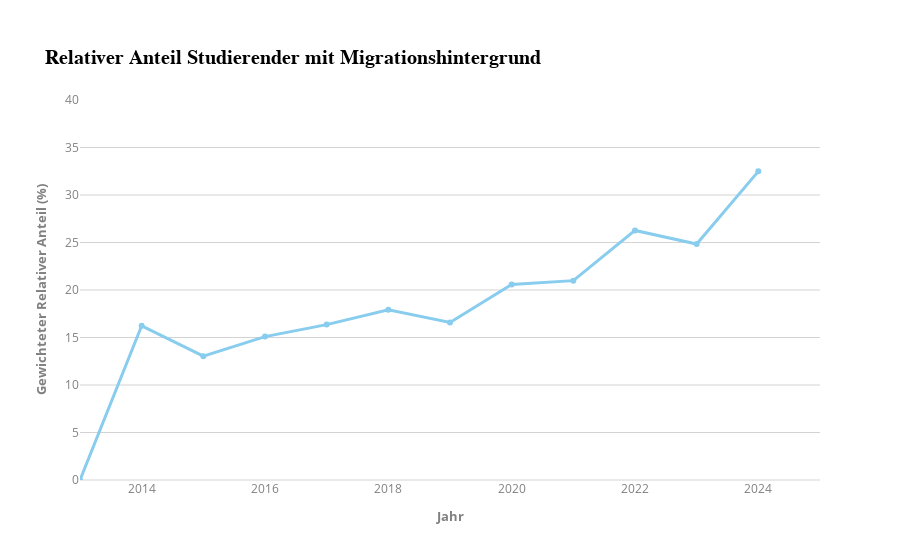

The notebook cell this image was saved under:
### Code cell
import plotly.express as px

fig = px.line(
    migrations_df, 
    x="Jahr", 
    y="Gewichteter Relativer Anteil (%)", 
    markers=True, 
    title="Relativer Anteil Studierender mit Migrationshintergrund",
    color_discrete_sequence=px.colors.qualitative.Safe,
    template="infoviz"
)

fig.update_traces(line=dict(width=3))  # Linie dicker machen

fig.update_layout(
    yaxis=dict(range=[0, 40]),  # Y-Achsenbereich festlegen
    xaxis=dict(range=[2013, 2025]) 
)

fig.show()

### Figure 1 — Plotly figure (JSON) as saved in the notebook; plotly's stock layout.template omitted (floating-point values rounded to 4 significant figures)
{"data": [{"hovertemplate": "Jahr=%{x}<br>Gewichteter Relativer Anteil (%)=%{y}<extra></extra>", "legendgroup": "", "line": {"color": "rgb(136, 204, 238)", "dash": "solid", "width": 3}, "marker": {"symbol": "circle"}, "mode": "lines+markers", "name": "", "orientation": "v", "showlegend": false, "type": "scatter", "x": ["2013", "2014", "2015", "2016", "2017", "2018", "2019", "2020", "2021", "2022", "2023", "2024"], "xaxis": "x", "y": [0.0, 16.23, 13.03, 15.09, 16.36, 17.92, 16.58, 20.59, 20.99, 26.27, 24.84, 32.49], "yaxis": "y"}], "layout": {"legend": {"tracegroupgap": 0}, "title": {"text": "Relativer Anteil Studierender mit Migrationshintergrund"}, "xaxis": {"anchor": "y", "domain": [0, 1], "range": [2013, 2025], "title": {"text": "Jahr"}}, "yaxis": {"anchor": "x", "domain": [0, 1], "range": [0, 40], "title": {"text": "Gewichteter Relativer Anteil (%)"}}}}
